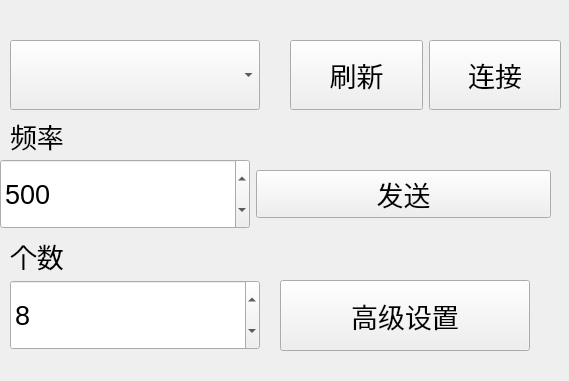
<?xml version="1.0" encoding="UTF-8"?>
<ui version="4.0">
 <class>open_window</class>
 <widget class="QWidget" name="open_window">
  <property name="geometry">
   <rect>
    <x>0</x>
    <y>0</y>
    <width>569</width>
    <height>381</height>
   </rect>
  </property>
  <property name="windowTitle">
   <string>Form</string>
  </property>
  <widget class="QPushButton" name="advanced_setting_button">
   <property name="enabled">
    <bool>true</bool>
   </property>
   <property name="geometry">
    <rect>
     <x>280</x>
     <y>280</y>
     <width>250</width>
     <height>71</height>
    </rect>
   </property>
   <property name="minimumSize">
    <size>
     <width>0</width>
     <height>0</height>
    </size>
   </property>
   <property name="maximumSize">
    <size>
     <width>16777215</width>
     <height>16777215</height>
    </size>
   </property>
   <property name="font">
    <font>
     <pointsize>20</pointsize>
    </font>
   </property>
   <property name="text">
    <string>高级设置</string>
   </property>
  </widget>
  <widget class="QComboBox" name="open_serailCb">
   <property name="geometry">
    <rect>
     <x>10</x>
     <y>40</y>
     <width>250</width>
     <height>70</height>
    </rect>
   </property>
   <property name="minimumSize">
    <size>
     <width>0</width>
     <height>0</height>
    </size>
   </property>
   <property name="maximumSize">
    <size>
     <width>16777215</width>
     <height>16777215</height>
    </size>
   </property>
   <property name="font">
    <font>
     <pointsize>20</pointsize>
    </font>
   </property>
  </widget>
  <widget class="QSpinBox" name="open_times">
   <property name="geometry">
    <rect>
     <x>10</x>
     <y>280</y>
     <width>250</width>
     <height>70</height>
    </rect>
   </property>
   <property name="minimumSize">
    <size>
     <width>250</width>
     <height>70</height>
    </size>
   </property>
   <property name="maximumSize">
    <size>
     <width>250</width>
     <height>70</height>
    </size>
   </property>
   <property name="font">
    <font>
     <pointsize>20</pointsize>
    </font>
   </property>
   <property name="maximum">
    <number>20</number>
   </property>
   <property name="value">
    <number>8</number>
   </property>
  </widget>
  <widget class="QWidget" name="widget" native="true">
   <property name="geometry">
    <rect>
     <x>290</x>
     <y>30</y>
     <width>271</width>
     <height>91</height>
    </rect>
   </property>
   <layout class="QHBoxLayout" name="horizontalLayout">
    <item>
     <widget class="QPushButton" name="open_btnSerialCheck">
      <property name="minimumSize">
       <size>
        <width>110</width>
        <height>70</height>
       </size>
      </property>
      <property name="maximumSize">
       <size>
        <width>16777215</width>
        <height>16777215</height>
       </size>
      </property>
      <property name="font">
       <font>
        <pointsize>20</pointsize>
       </font>
      </property>
      <property name="text">
       <string>刷新</string>
      </property>
     </widget>
    </item>
    <item>
     <widget class="QPushButton" name="open_openBt">
      <property name="minimumSize">
       <size>
        <width>110</width>
        <height>70</height>
       </size>
      </property>
      <property name="maximumSize">
       <size>
        <width>16777215</width>
        <height>16777215</height>
       </size>
      </property>
      <property name="font">
       <font>
        <pointsize>20</pointsize>
       </font>
      </property>
      <property name="text">
       <string>连接</string>
      </property>
     </widget>
    </item>
   </layout>
  </widget>
  <widget class="QLabel" name="label">
   <property name="geometry">
    <rect>
     <x>10</x>
     <y>120</y>
     <width>141</width>
     <height>31</height>
    </rect>
   </property>
   <property name="font">
    <font>
     <pointsize>20</pointsize>
    </font>
   </property>
   <property name="text">
    <string>频率</string>
   </property>
  </widget>
  <widget class="QLabel" name="label_2">
   <property name="geometry">
    <rect>
     <x>10</x>
     <y>240</y>
     <width>141</width>
     <height>31</height>
    </rect>
   </property>
   <property name="font">
    <font>
     <pointsize>20</pointsize>
    </font>
   </property>
   <property name="text">
    <string>个数</string>
   </property>
  </widget>
  <widget class="QWidget" name="widget_2" native="true">
   <property name="geometry">
    <rect>
     <x>0</x>
     <y>150</y>
     <width>551</width>
     <height>88</height>
    </rect>
   </property>
   <layout class="QHBoxLayout" name="horizontalLayout_2">
    <item>
     <widget class="QSpinBox" name="open_freq">
      <property name="minimumSize">
       <size>
        <width>250</width>
        <height>70</height>
       </size>
      </property>
      <property name="maximumSize">
       <size>
        <width>250</width>
        <height>70</height>
       </size>
      </property>
      <property name="font">
       <font>
        <pointsize>20</pointsize>
       </font>
      </property>
      <property name="maximum">
       <number>1000</number>
      </property>
      <property name="value">
       <number>500</number>
      </property>
     </widget>
    </item>
    <item>
     <widget class="QPushButton" name="send_button">
      <property name="font">
       <font>
        <pointsize>20</pointsize>
       </font>
      </property>
      <property name="text">
       <string>发送</string>
      </property>
     </widget>
    </item>
   </layout>
  </widget>
 </widget>
 <resources/>
 <connections/>
</ui>
